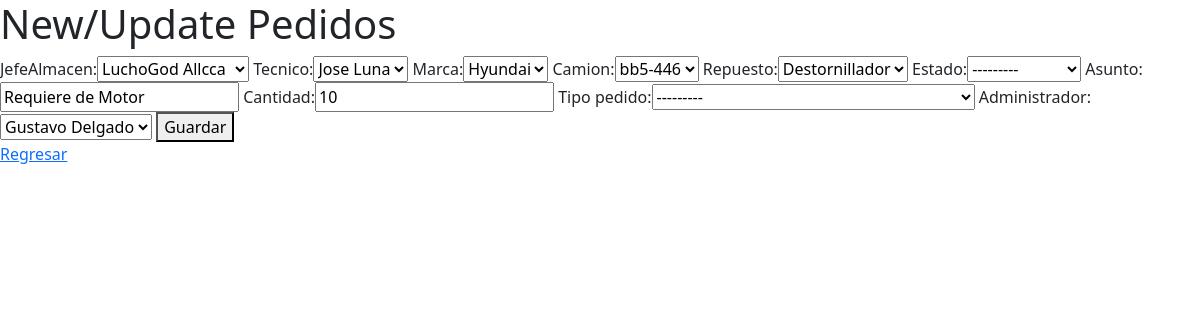
Page /app/updatePedido/2/ (signed in) on the committed database.
### apptaller/models.py (models this page shows, shortened)
class Pedido(models.Model):
    Pedido_status = [
        (1, 'Aprobado'),
        (2, 'Por Aprobar')
    ]
    Pedido_tipoPedido = [
        (1, 'Solicitud de Permiso de Repuestos'),
        (2, 'Solicitud de Comprar Nuevos Repuestos')
    ]
    JefeAlmacen = models.ForeignKey(JefeAlmacen, on_delete=models.CASCADE)
    Tecnico = models.ForeignKey(Tecnico, on_delete=models.CASCADE)
    Marca = models.ForeignKey(Marca, on_delete=models.CASCADE)
    Camion= models.ForeignKey(Camion, on_delete=models.CASCADE)
    repuesto = models.ForeignKey(Repuesto, on_delete=models.CASCADE)
    estado = models.IntegerField(null=False, blank=False, choices=Pedido_status)
    asunto = models.CharField(max_length=200)
    cantidad = models.IntegerField()
    tipo_pedido= models.IntegerField(null=False, blank=False, choices=Pedido_tipoPedido)
    administrador = models.ForeignKey(Administrador, on_delete=models.CASCADE)

### apptaller/decorators.py (the view)
    def wrapper_function(request, *args, **kwargs):
        group = None
        if request.user.groups.exists():
            group = request.user.groups.all()[0].name
        if group == 'recepcionista':
            return redirect('user')
        if group == 'admin':
            return view_func(request, *args, **kwargs)

### apptaller/forms.py
class PedidoForm(forms.ModelForm):
    class Meta:
        model = Pedido
        fields = ['JefeAlmacen', 'Tecnico', 'Marca', 'Camion', 'repuesto','estado','asunto', 'cantidad','tipo_pedido', 'administrador']

### apptaller/models.py (called while the page is built)
    def __str__(self):
        return  self.nombreAdministrador

    def __str__(self):
        return self.nombre

    def __str__(self):
        return self.nombreJefe

    def __str__(self):
        return self.nombreTecnico

    def __str__(self):
        return self.nombreMarca

    def __str__(self):
        return self.placa

### apptaller/views.py (called while the page is built)
@login_required(login_url='login')
@admin_only
def update_Pedido(request, id):
    pedidos = Pedido.objects.get(id=id)
    form = PedidoForm(request.POST or None, instance=pedidos)
    if form.is_valid():
        form.save()
        return redirect('list_Documento')
    return render(request, 'pedido-form.html', {'form': form, 'pedido': pedidos})

### templates/pedido-form.html (shortened to what this page needs)
<!DOCTYPE html>
<html lang="en">
<head>
<link href="https://cdn.jsdelivr.net/npm/bootstrap@5.0.1/dist/css/bootstrap.min.css" rel="stylesheet">
    <link rel="stylesheet" href="https://pro.fontawesome.com/releases/v5.10.0/css/all.css"/>
</head>
<body>
<h1>New/Update Pedidos</h1>
<form method="post">
    {{ form }}
    <button type="submit=">Guardar</button>
</form>
<a href="{% url 'list_Documento' %}">Regresar</a>
</body>
</html>

### rows in the picture
Pedido: JefeAlmacen "LuchoGod Allcca", Tecnico "Jose Luna", Marca "Hyundai", Camion "bb5-446", repuesto "Destornillador", estado "---------", asunto "Requiere de Motor", cantidad "10", tipo_pedido "---------", administrador "Gustavo Delgado"
